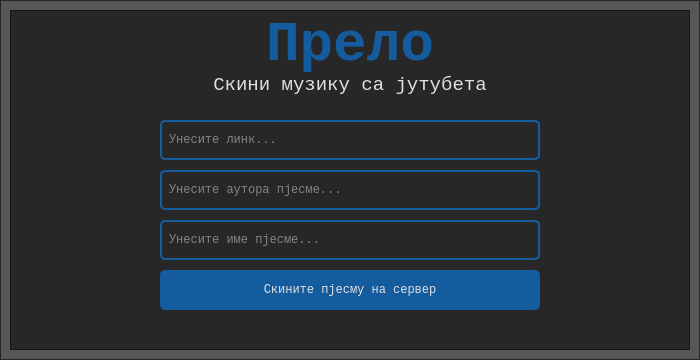
<?xml version="1.0" encoding="UTF-8"?>
<ui version="4.0">
 <class>DownloadScreen</class>
 <widget class="QMainWindow" name="DownloadScreen">
  <property name="geometry">
   <rect>
    <x>0</x>
    <y>0</y>
    <width>700</width>
    <height>360</height>
   </rect>
  </property>
  <property name="windowTitle">
   <string>MainWindow</string>
  </property>
  <widget class="QWidget" name="centralwidget">
   <widget class="QFrame" name="frame_border">
    <property name="geometry">
     <rect>
      <x>0</x>
      <y>0</y>
      <width>700</width>
      <height>360</height>
     </rect>
    </property>
    <property name="styleSheet">
     <string notr="true">QFrame {	
	background-color: rgba(18, 18, 18, 175);	
}
QLabel {
	background-color: rgba(0,0,0,0);
}</string>
    </property>
    <property name="frameShape">
     <enum>QFrame::StyledPanel</enum>
    </property>
    <property name="frameShadow">
     <enum>QFrame::Raised</enum>
    </property>
    <widget class="QFrame" name="frame">
     <property name="geometry">
      <rect>
       <x>10</x>
       <y>10</y>
       <width>680</width>
       <height>340</height>
      </rect>
     </property>
     <property name="styleSheet">
      <string notr="true"/>
     </property>
     <property name="frameShape">
      <enum>QFrame::StyledPanel</enum>
     </property>
     <property name="frameShadow">
      <enum>QFrame::Raised</enum>
     </property>
     <widget class="QWidget" name="widget" native="true">
      <property name="geometry">
       <rect>
        <x>0</x>
        <y>0</y>
        <width>680</width>
        <height>340</height>
       </rect>
      </property>
      <property name="styleSheet">
       <string notr="true">QPushButton#btn_download{
	background-color: rgb(20, 92, 158);
	color: rgb(224, 224, 226);
	border-radius: 5px;
}
QPushButton#btn_download:hover {
	background-color: rgb(19, 55, 88);
}
QPushButton#btn_download:pressed {
	background-color: rgb(19, 37, 53);
}
QLineEdit {
	background-color: rgba(0,0,0,0);
	border-radius: 5px;
	border: 2px solid rgb(20, 92, 158);
	color: rgb(224, 224, 226);
	padding-left: 5px;
}QPushButton {
	border: none;
}</string>
      </property>
      <widget class="QLabel" name="app">
       <property name="geometry">
        <rect>
         <x>0</x>
         <y>0</y>
         <width>680</width>
         <height>70</height>
        </rect>
       </property>
       <property name="font">
        <font>
         <family>Courier New</family>
         <pointsize>42</pointsize>
         <weight>75</weight>
         <bold>true</bold>
        </font>
       </property>
       <property name="styleSheet">
        <string notr="true">color: rgb(20, 92, 158);</string>
       </property>
       <property name="text">
        <string>Прело</string>
       </property>
       <property name="alignment">
        <set>Qt::AlignCenter</set>
       </property>
      </widget>
      <widget class="QLabel" name="app_2">
       <property name="geometry">
        <rect>
         <x>0</x>
         <y>60</y>
         <width>680</width>
         <height>30</height>
        </rect>
       </property>
       <property name="font">
        <font>
         <family>Courier</family>
         <pointsize>14</pointsize>
        </font>
       </property>
       <property name="styleSheet">
        <string notr="true">color: rgb(224,224,226);</string>
       </property>
       <property name="text">
        <string>Скини музику са јутубета</string>
       </property>
       <property name="alignment">
        <set>Qt::AlignCenter</set>
       </property>
      </widget>
      <widget class="QPushButton" name="btn_back">
       <property name="geometry">
        <rect>
         <x>620</x>
         <y>20</y>
         <width>40</width>
         <height>40</height>
        </rect>
       </property>
       <property name="styleSheet">
        <string notr="true">QPushButton#btn_back {
	border-image: url(:/images/images/back.png);
}
QPushButton#btn_back:hover {
	border-image: url(:/images/images/hover_back.png);
}</string>
       </property>
       <property name="text">
        <string/>
       </property>
      </widget>
      <widget class="QLineEdit" name="input_link">
       <property name="geometry">
        <rect>
         <x>150</x>
         <y>110</y>
         <width>380</width>
         <height>40</height>
        </rect>
       </property>
       <property name="font">
        <font>
         <family>Courier New</family>
         <pointsize>9</pointsize>
        </font>
       </property>
       <property name="placeholderText">
        <string>Унесите линк...</string>
       </property>
       <property name="clearButtonEnabled">
        <bool>true</bool>
       </property>
      </widget>
      <widget class="QLineEdit" name="input_author">
       <property name="geometry">
        <rect>
         <x>150</x>
         <y>160</y>
         <width>380</width>
         <height>40</height>
        </rect>
       </property>
       <property name="font">
        <font>
         <family>Courier New</family>
         <pointsize>9</pointsize>
        </font>
       </property>
       <property name="placeholderText">
        <string>Унесите аутора пјесме...</string>
       </property>
       <property name="clearButtonEnabled">
        <bool>true</bool>
       </property>
      </widget>
      <widget class="QLineEdit" name="input_name">
       <property name="geometry">
        <rect>
         <x>150</x>
         <y>210</y>
         <width>380</width>
         <height>40</height>
        </rect>
       </property>
       <property name="font">
        <font>
         <family>Courier New</family>
         <pointsize>9</pointsize>
        </font>
       </property>
       <property name="placeholderText">
        <string>Унесите име пјесме...</string>
       </property>
       <property name="clearButtonEnabled">
        <bool>true</bool>
       </property>
      </widget>
      <widget class="QPushButton" name="btn_download">
       <property name="geometry">
        <rect>
         <x>150</x>
         <y>260</y>
         <width>380</width>
         <height>40</height>
        </rect>
       </property>
       <property name="font">
        <font>
         <family>Courier New</family>
         <pointsize>9</pointsize>
        </font>
       </property>
       <property name="text">
        <string>Скините пјесму на сервер</string>
       </property>
      </widget>
     </widget>
    </widget>
   </widget>
  </widget>
 </widget>
 <resources>
  <include location="../res.qrc"/>
 </resources>
 <connections/>
</ui>
